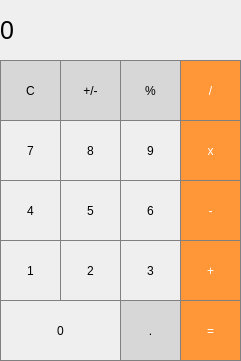
<?xml version="1.0" encoding="UTF-8"?>
<ui version="4.0">
 <class>MainWindow</class>
 <widget class="QMainWindow" name="MainWindow">
  <property name="geometry">
   <rect>
    <x>0</x>
    <y>0</y>
    <width>241</width>
    <height>361</height>
   </rect>
  </property>
  <property name="maximumSize">
   <size>
    <width>241</width>
    <height>361</height>
   </size>
  </property>
  <property name="windowTitle">
   <string>MainWindow</string>
  </property>
  <widget class="QWidget" name="centralwidget">
   <widget class="QLabel" name="label">
    <property name="geometry">
     <rect>
      <x>0</x>
      <y>0</y>
      <width>241</width>
      <height>61</height>
     </rect>
    </property>
    <property name="font">
     <font>
      <pointsize>19</pointsize>
     </font>
    </property>
    <property name="styleSheet">
     <string notr="true">QLabel {
  qproperty-alignment: 'AlignVCenter | AlignRight';
  border: 1px solid gray;
}

background-color : white;</string>
    </property>
    <property name="text">
     <string>0</string>
    </property>
   </widget>
   <widget class="QPushButton" name="pushButton_clear">
    <property name="geometry">
     <rect>
      <x>0</x>
      <y>60</y>
      <width>61</width>
      <height>61</height>
     </rect>
    </property>
    <property name="styleSheet">
     <string notr="true">QPushButton {
  background-color: rgb(215, 215, 215);
  border: 1px solid gray;
}
QPushButton:pressed {
    background-color: qlineargradient(x1: 0, y1: 0, x2: 0, y2: 1,
                                      stop: 0 #BEBEBE, stop: 1 #D7D7D7);
}</string>
    </property>
    <property name="text">
     <string>C</string>
    </property>
   </widget>
   <widget class="QPushButton" name="pushButton_plusminus">
    <property name="geometry">
     <rect>
      <x>60</x>
      <y>60</y>
      <width>61</width>
      <height>61</height>
     </rect>
    </property>
    <property name="styleSheet">
     <string notr="true">QPushButton {
  background-color: rgb(215, 215, 215);
  border: 1px solid gray;
}
QPushButton:pressed {
    background-color: qlineargradient(x1: 0, y1: 0, x2: 0, y2: 1,
                                      stop: 0 #BEBEBE, stop: 1 #D7D7D7);
}</string>
    </property>
    <property name="text">
     <string>+/-</string>
    </property>
   </widget>
   <widget class="QPushButton" name="pushButton_percent">
    <property name="geometry">
     <rect>
      <x>120</x>
      <y>60</y>
      <width>61</width>
      <height>61</height>
     </rect>
    </property>
    <property name="styleSheet">
     <string notr="true">QPushButton {
  background-color: rgb(215, 215, 215);
  border: 1px solid gray;
}
QPushButton:pressed {
    background-color: qlineargradient(x1: 0, y1: 0, x2: 0, y2: 1,
                                      stop: 0 #BEBEBE, stop: 1 #D7D7D7);
}</string>
    </property>
    <property name="text">
     <string>%</string>
    </property>
   </widget>
   <widget class="QPushButton" name="pushButton_divide">
    <property name="geometry">
     <rect>
      <x>180</x>
      <y>60</y>
      <width>61</width>
      <height>61</height>
     </rect>
    </property>
    <property name="styleSheet">
     <string notr="true">QPushButton {
  background-color: rgb(255, 151, 57);
  color: white; 
  border: 1px solid gray;
}

QPushButton:pressed {
    background-color: qlineargradient(x1: 0, y1: 0, x2: 0, y2: 1,
                                      stop: 0 #FF7832, stop: 1 #FF9739);
}</string>
    </property>
    <property name="text">
     <string>/</string>
    </property>
   </widget>
   <widget class="QPushButton" name="pushButton_9">
    <property name="geometry">
     <rect>
      <x>120</x>
      <y>120</y>
      <width>61</width>
      <height>61</height>
     </rect>
    </property>
    <property name="styleSheet">
     <string notr="true">QPushButton {
   border: 1px solid gray;
}
QPushButton:pressed {
    background-color: qlineargradient(x1: 0, y1: 0, x2: 0, y2: 1,
                                      stop: 0 #dadbde, stop: 1 #f6f7fa);
}</string>
    </property>
    <property name="text">
     <string>9</string>
    </property>
   </widget>
   <widget class="QPushButton" name="pushButton_8">
    <property name="geometry">
     <rect>
      <x>60</x>
      <y>120</y>
      <width>61</width>
      <height>61</height>
     </rect>
    </property>
    <property name="styleSheet">
     <string notr="true">QPushButton {
   border: 1px solid gray;
}
QPushButton:pressed {
    background-color: qlineargradient(x1: 0, y1: 0, x2: 0, y2: 1,
                                      stop: 0 #dadbde, stop: 1 #f6f7fa);
}</string>
    </property>
    <property name="text">
     <string>8</string>
    </property>
   </widget>
   <widget class="QPushButton" name="pushButton_7">
    <property name="geometry">
     <rect>
      <x>0</x>
      <y>120</y>
      <width>61</width>
      <height>61</height>
     </rect>
    </property>
    <property name="styleSheet">
     <string notr="true">QPushButton {
   border: 1px solid gray;
}
QPushButton:pressed {
    background-color: qlineargradient(x1: 0, y1: 0, x2: 0, y2: 1,
                                      stop: 0 #dadbde, stop: 1 #f6f7fa);
}</string>
    </property>
    <property name="text">
     <string>7</string>
    </property>
   </widget>
   <widget class="QPushButton" name="pushButton_multiply">
    <property name="geometry">
     <rect>
      <x>180</x>
      <y>120</y>
      <width>61</width>
      <height>61</height>
     </rect>
    </property>
    <property name="styleSheet">
     <string notr="true">QPushButton {
  background-color: rgb(255, 151, 57);
  color: white; 
  border: 1px solid gray;
}

QPushButton:pressed {
    background-color: qlineargradient(x1: 0, y1: 0, x2: 0, y2: 1,
                                      stop: 0 #FF7832, stop: 1 #FF9739);
}</string>
    </property>
    <property name="text">
     <string>x</string>
    </property>
   </widget>
   <widget class="QPushButton" name="pushButton_6">
    <property name="geometry">
     <rect>
      <x>120</x>
      <y>180</y>
      <width>61</width>
      <height>61</height>
     </rect>
    </property>
    <property name="styleSheet">
     <string notr="true">QPushButton {
   border: 1px solid gray;
}
QPushButton:pressed {
    background-color: qlineargradient(x1: 0, y1: 0, x2: 0, y2: 1,
                                      stop: 0 #dadbde, stop: 1 #f6f7fa);
}</string>
    </property>
    <property name="text">
     <string>6</string>
    </property>
   </widget>
   <widget class="QPushButton" name="pushButton_5">
    <property name="geometry">
     <rect>
      <x>60</x>
      <y>180</y>
      <width>61</width>
      <height>61</height>
     </rect>
    </property>
    <property name="styleSheet">
     <string notr="true">QPushButton {
   border: 1px solid gray;
}
QPushButton:pressed {
    background-color: qlineargradient(x1: 0, y1: 0, x2: 0, y2: 1,
                                      stop: 0 #dadbde, stop: 1 #f6f7fa);
}</string>
    </property>
    <property name="text">
     <string>5</string>
    </property>
   </widget>
   <widget class="QPushButton" name="pushButton_4">
    <property name="geometry">
     <rect>
      <x>0</x>
      <y>180</y>
      <width>61</width>
      <height>61</height>
     </rect>
    </property>
    <property name="styleSheet">
     <string notr="true">QPushButton {
   border: 1px solid gray;
}
QPushButton:pressed {
    background-color: qlineargradient(x1: 0, y1: 0, x2: 0, y2: 1,
                                      stop: 0 #dadbde, stop: 1 #f6f7fa);
}</string>
    </property>
    <property name="text">
     <string>4</string>
    </property>
   </widget>
   <widget class="QPushButton" name="pushButton_subtract">
    <property name="geometry">
     <rect>
      <x>180</x>
      <y>180</y>
      <width>61</width>
      <height>61</height>
     </rect>
    </property>
    <property name="styleSheet">
     <string notr="true">QPushButton {
  background-color: rgb(255, 151, 57);
  color: white; 
  border: 1px solid gray;
}

QPushButton:pressed {
    background-color: qlineargradient(x1: 0, y1: 0, x2: 0, y2: 1,
                                      stop: 0 #FF7832, stop: 1 #FF9739);
}</string>
    </property>
    <property name="text">
     <string>-</string>
    </property>
   </widget>
   <widget class="QPushButton" name="pushButton_3">
    <property name="geometry">
     <rect>
      <x>120</x>
      <y>240</y>
      <width>61</width>
      <height>61</height>
     </rect>
    </property>
    <property name="styleSheet">
     <string notr="true">QPushButton {
   border: 1px solid gray;
}
QPushButton:pressed {
    background-color: qlineargradient(x1: 0, y1: 0, x2: 0, y2: 1,
                                      stop: 0 #dadbde, stop: 1 #f6f7fa);
}</string>
    </property>
    <property name="text">
     <string>3</string>
    </property>
   </widget>
   <widget class="QPushButton" name="pushButton_2">
    <property name="geometry">
     <rect>
      <x>60</x>
      <y>240</y>
      <width>61</width>
      <height>61</height>
     </rect>
    </property>
    <property name="styleSheet">
     <string notr="true">QPushButton {
   border: 1px solid gray;
}
QPushButton:pressed {
    background-color: qlineargradient(x1: 0, y1: 0, x2: 0, y2: 1,
                                      stop: 0 #dadbde, stop: 1 #f6f7fa);
}</string>
    </property>
    <property name="text">
     <string>2</string>
    </property>
   </widget>
   <widget class="QPushButton" name="pushButton_1">
    <property name="geometry">
     <rect>
      <x>0</x>
      <y>240</y>
      <width>61</width>
      <height>61</height>
     </rect>
    </property>
    <property name="styleSheet">
     <string notr="true">QPushButton {
   border: 1px solid gray;
}
QPushButton:pressed {
    background-color: qlineargradient(x1: 0, y1: 0, x2: 0, y2: 1,
                                      stop: 0 #dadbde, stop: 1 #f6f7fa);
}</string>
    </property>
    <property name="text">
     <string>1</string>
    </property>
   </widget>
   <widget class="QPushButton" name="pushButton_add">
    <property name="geometry">
     <rect>
      <x>180</x>
      <y>240</y>
      <width>61</width>
      <height>61</height>
     </rect>
    </property>
    <property name="styleSheet">
     <string notr="true">QPushButton {
  background-color: rgb(255, 151, 57);
  color: white; 
  border: 1px solid gray;
}

QPushButton:pressed {
    background-color: qlineargradient(x1: 0, y1: 0, x2: 0, y2: 1,
                                      stop: 0 #FF7832, stop: 1 #FF9739);
}</string>
    </property>
    <property name="text">
     <string>+</string>
    </property>
   </widget>
   <widget class="QPushButton" name="pushButton_0">
    <property name="geometry">
     <rect>
      <x>0</x>
      <y>300</y>
      <width>121</width>
      <height>61</height>
     </rect>
    </property>
    <property name="styleSheet">
     <string notr="true">QPushButton {
   border: 1px solid gray;
}
QPushButton:pressed {
    background-color: qlineargradient(x1: 0, y1: 0, x2: 0, y2: 1,
                                      stop: 0 #dadbde, stop: 1 #f6f7fa);
}</string>
    </property>
    <property name="text">
     <string>0</string>
    </property>
   </widget>
   <widget class="QPushButton" name="pushButton_decimal">
    <property name="geometry">
     <rect>
      <x>120</x>
      <y>300</y>
      <width>61</width>
      <height>61</height>
     </rect>
    </property>
    <property name="styleSheet">
     <string notr="true">QPushButton {
  background-color: rgb(215, 215, 215);
  border: 1px solid gray;
}
QPushButton:pressed {
    background-color: qlineargradient(x1: 0, y1: 0, x2: 0, y2: 1,
                                      stop: 0 #BEBEBE, stop: 1 #D7D7D7);
}</string>
    </property>
    <property name="text">
     <string>.</string>
    </property>
   </widget>
   <widget class="QPushButton" name="pushButton_equals">
    <property name="geometry">
     <rect>
      <x>180</x>
      <y>300</y>
      <width>61</width>
      <height>61</height>
     </rect>
    </property>
    <property name="styleSheet">
     <string notr="true">QPushButton {
  background-color: rgb(255, 151, 57);
  color: white; 
  border: 1px solid gray;
}

QPushButton:pressed {
    background-color: qlineargradient(x1: 0, y1: 0, x2: 0, y2: 1,
                                      stop: 0 #FF7832, stop: 1 #FF9739);
}</string>
    </property>
    <property name="text">
     <string>=</string>
    </property>
   </widget>
  </widget>
 </widget>
 <resources/>
 <connections/>
</ui>
